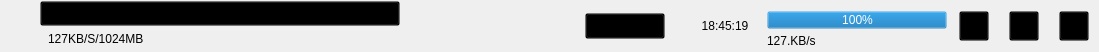
<?xml version="1.0" encoding="UTF-8"?>
<ui version="4.0">
 <class>FileItem</class>
 <widget class="QWidget" name="FileItem">
  <property name="geometry">
   <rect>
    <x>0</x>
    <y>0</y>
    <width>1099</width>
    <height>52</height>
   </rect>
  </property>
  <property name="windowTitle">
   <string>Form</string>
  </property>
  <property name="styleSheet">
   <string notr="true"/>
  </property>
  <layout class="QHBoxLayout" name="horizontalLayout_12">
   <property name="spacing">
    <number>0</number>
   </property>
   <property name="leftMargin">
    <number>0</number>
   </property>
   <property name="topMargin">
    <number>0</number>
   </property>
   <property name="rightMargin">
    <number>0</number>
   </property>
   <property name="bottomMargin">
    <number>0</number>
   </property>
   <item>
    <layout class="QHBoxLayout" name="horizontalLayout_11" stretch="3,0,2,2,2">
     <property name="spacing">
      <number>2</number>
     </property>
     <item>
      <widget class="QStackedWidget" name="stackedWidget_fileinfo">
       <property name="minimumSize">
        <size>
         <width>400</width>
         <height>50</height>
        </size>
       </property>
       <property name="maximumSize">
        <size>
         <width>400</width>
         <height>50</height>
        </size>
       </property>
       <property name="currentIndex">
        <number>0</number>
       </property>
       <widget class="QWidget" name="page">
        <layout class="QHBoxLayout" name="horizontalLayout_3">
         <property name="spacing">
          <number>0</number>
         </property>
         <property name="leftMargin">
          <number>0</number>
         </property>
         <property name="topMargin">
          <number>0</number>
         </property>
         <property name="rightMargin">
          <number>0</number>
         </property>
         <property name="bottomMargin">
          <number>0</number>
         </property>
         <item>
          <layout class="QHBoxLayout" name="horizontalLayout_2">
           <item>
            <widget class="QLabel" name="label_filePic">
             <property name="minimumSize">
              <size>
               <width>40</width>
               <height>40</height>
              </size>
             </property>
             <property name="maximumSize">
              <size>
               <width>40</width>
               <height>40</height>
              </size>
             </property>
             <property name="styleSheet">
              <string notr="true">QLabel
{
background-color: transparent;
border-image: url(:/images/function/download_key.png);
}</string>
             </property>
             <property name="text">
              <string/>
             </property>
            </widget>
           </item>
           <item>
            <layout class="QVBoxLayout" name="verticalLayout">
             <property name="spacing">
              <number>0</number>
             </property>
             <item>
              <widget class="QPushButton" name="pushButton_filename">
               <property name="minimumSize">
                <size>
                 <width>360</width>
                 <height>25</height>
                </size>
               </property>
               <property name="maximumSize">
                <size>
                 <width>360</width>
                 <height>25</height>
                </size>
               </property>
               <property name="styleSheet">
                <string notr="true">QPushButton
{
background-color: transparent;
padding-left: 10px;
text-align: left;
}</string>
               </property>
               <property name="text">
                <string>图解http.pdf图解http.pdf图解http.pdf图解http.pdf</string>
               </property>
              </widget>
             </item>
             <item>
              <widget class="QLabel" name="label_fileSize">
               <property name="minimumSize">
                <size>
                 <width>360</width>
                 <height>25</height>
                </size>
               </property>
               <property name="maximumSize">
                <size>
                 <width>360</width>
                 <height>25</height>
                </size>
               </property>
               <property name="styleSheet">
                <string notr="true">QLabel
{
background-color: transparent;
padding-left: 5px;
}</string>
               </property>
               <property name="text">
                <string>127KB/S/1024MB</string>
               </property>
              </widget>
             </item>
            </layout>
           </item>
          </layout>
         </item>
        </layout>
       </widget>
      </widget>
     </item>
     <item>
      <spacer name="horizontalSpacer_4">
       <property name="orientation">
        <enum>Qt::Horizontal</enum>
       </property>
       <property name="sizeType">
        <enum>QSizePolicy::Maximum</enum>
       </property>
       <property name="sizeHint" stdset="0">
        <size>
         <width>800</width>
         <height>20</height>
        </size>
       </property>
      </spacer>
     </item>
     <item>
      <widget class="QStackedWidget" name="stackedWidget_speedtime">
       <property name="minimumSize">
        <size>
         <width>180</width>
         <height>50</height>
        </size>
       </property>
       <property name="maximumSize">
        <size>
         <width>180</width>
         <height>50</height>
        </size>
       </property>
       <widget class="QWidget" name="page_7">
        <layout class="QVBoxLayout" name="verticalLayout_2">
         <property name="spacing">
          <number>0</number>
         </property>
         <property name="leftMargin">
          <number>0</number>
         </property>
         <property name="topMargin">
          <number>0</number>
         </property>
         <property name="rightMargin">
          <number>0</number>
         </property>
         <property name="bottomMargin">
          <number>0</number>
         </property>
         <item>
          <layout class="QHBoxLayout" name="horizontalLayout_4">
           <item>
            <widget class="QPushButton" name="pushButton_fast">
             <property name="minimumSize">
              <size>
               <width>80</width>
               <height>26</height>
              </size>
             </property>
             <property name="maximumSize">
              <size>
               <width>80</width>
               <height>26</height>
              </size>
             </property>
             <property name="styleSheet">
              <string notr="true">QPushButton
{
background-color: transparent;
}</string>
             </property>
             <property name="text">
              <string>极速下载</string>
             </property>
            </widget>
           </item>
           <item>
            <spacer name="horizontalSpacer_3">
             <property name="orientation">
              <enum>Qt::Horizontal</enum>
             </property>
             <property name="sizeHint" stdset="0">
              <size>
               <width>40</width>
               <height>20</height>
              </size>
             </property>
            </spacer>
           </item>
           <item>
            <widget class="QLabel" name="label_useTime">
             <property name="minimumSize">
              <size>
               <width>80</width>
               <height>26</height>
              </size>
             </property>
             <property name="maximumSize">
              <size>
               <width>80</width>
               <height>26</height>
              </size>
             </property>
             <property name="styleSheet">
              <string notr="true">QLabel
{
background-color: transparent;
}</string>
             </property>
             <property name="text">
              <string>18:45:19</string>
             </property>
             <property name="alignment">
              <set>Qt::AlignCenter</set>
             </property>
            </widget>
           </item>
          </layout>
         </item>
        </layout>
       </widget>
      </widget>
     </item>
     <item>
      <widget class="QStackedWidget" name="stackedWidget_progressbar">
       <property name="minimumSize">
        <size>
         <width>180</width>
         <height>50</height>
        </size>
       </property>
       <property name="maximumSize">
        <size>
         <width>180</width>
         <height>50</height>
        </size>
       </property>
       <property name="currentIndex">
        <number>0</number>
       </property>
       <widget class="QWidget" name="page_3">
        <layout class="QHBoxLayout" name="horizontalLayout_5">
         <property name="spacing">
          <number>0</number>
         </property>
         <property name="leftMargin">
          <number>0</number>
         </property>
         <property name="topMargin">
          <number>0</number>
         </property>
         <property name="rightMargin">
          <number>0</number>
         </property>
         <property name="bottomMargin">
          <number>0</number>
         </property>
         <item>
          <layout class="QVBoxLayout" name="verticalLayout_3">
           <property name="spacing">
            <number>0</number>
           </property>
           <item>
            <spacer name="verticalSpacer">
             <property name="orientation">
              <enum>Qt::Vertical</enum>
             </property>
             <property name="sizeType">
              <enum>QSizePolicy::Fixed</enum>
             </property>
             <property name="sizeHint" stdset="0">
              <size>
               <width>20</width>
               <height>10</height>
              </size>
             </property>
            </spacer>
           </item>
           <item>
            <widget class="QProgressBar" name="progressBar_jindu">
             <property name="minimumSize">
              <size>
               <width>180</width>
               <height>18</height>
              </size>
             </property>
             <property name="maximumSize">
              <size>
               <width>180</width>
               <height>18</height>
              </size>
             </property>
             <property name="styleSheet">
              <string notr="true">#progressBar_jindu
{
text-align:center;
background-color: transparent;
}</string>
             </property>
             <property name="value">
              <number>100</number>
             </property>
            </widget>
           </item>
           <item>
            <widget class="QLabel" name="label_fileSpeed">
             <property name="minimumSize">
              <size>
               <width>180</width>
               <height>24</height>
              </size>
             </property>
             <property name="maximumSize">
              <size>
               <width>180</width>
               <height>24</height>
              </size>
             </property>
             <property name="styleSheet">
              <string notr="true">QLabel
{
background-color: transparent;
}</string>
             </property>
             <property name="text">
              <string>127.KB/s</string>
             </property>
            </widget>
           </item>
          </layout>
         </item>
        </layout>
       </widget>
       <widget class="QWidget" name="page_4">
        <layout class="QHBoxLayout" name="horizontalLayout_6">
         <property name="spacing">
          <number>0</number>
         </property>
         <property name="leftMargin">
          <number>0</number>
         </property>
         <property name="topMargin">
          <number>0</number>
         </property>
         <property name="rightMargin">
          <number>0</number>
         </property>
         <property name="bottomMargin">
          <number>0</number>
         </property>
         <item>
          <spacer name="horizontalSpacer">
           <property name="orientation">
            <enum>Qt::Horizontal</enum>
           </property>
           <property name="sizeType">
            <enum>QSizePolicy::Fixed</enum>
           </property>
           <property name="sizeHint" stdset="0">
            <size>
             <width>20</width>
             <height>20</height>
            </size>
           </property>
          </spacer>
         </item>
         <item>
          <widget class="QPushButton" name="pushButton_fastupload">
           <property name="styleSheet">
            <string notr="true">QPushButton
{
background-color: transparent;
}</string>
           </property>
           <property name="text">
            <string>极速秒传</string>
           </property>
          </widget>
         </item>
         <item>
          <spacer name="horizontalSpacer_2">
           <property name="orientation">
            <enum>Qt::Horizontal</enum>
           </property>
           <property name="sizeType">
            <enum>QSizePolicy::Fixed</enum>
           </property>
           <property name="sizeHint" stdset="0">
            <size>
             <width>20</width>
             <height>20</height>
            </size>
           </property>
          </spacer>
         </item>
        </layout>
       </widget>
      </widget>
     </item>
     <item>
      <widget class="QStackedWidget" name="stackedWidget_control">
       <property name="minimumSize">
        <size>
         <width>150</width>
         <height>50</height>
        </size>
       </property>
       <property name="maximumSize">
        <size>
         <width>150</width>
         <height>50</height>
        </size>
       </property>
       <property name="currentIndex">
        <number>1</number>
       </property>
       <widget class="QWidget" name="page_5">
        <layout class="QHBoxLayout" name="horizontalLayout_10">
         <property name="spacing">
          <number>0</number>
         </property>
         <property name="leftMargin">
          <number>0</number>
         </property>
         <property name="topMargin">
          <number>0</number>
         </property>
         <property name="rightMargin">
          <number>0</number>
         </property>
         <property name="bottomMargin">
          <number>0</number>
         </property>
         <item>
          <layout class="QHBoxLayout" name="horizontalLayout_9">
           <property name="spacing">
            <number>20</number>
           </property>
           <item>
            <widget class="QPushButton" name="pushButton_filePause">
             <property name="minimumSize">
              <size>
               <width>30</width>
               <height>30</height>
              </size>
             </property>
             <property name="maximumSize">
              <size>
               <width>30</width>
               <height>30</height>
              </size>
             </property>
             <property name="styleSheet">
              <string notr="true">QPushButton
{
background-color: transparent;
}</string>
             </property>
             <property name="text">
              <string/>
             </property>
            </widget>
           </item>
           <item>
            <widget class="QPushButton" name="pushButton_fileCancel">
             <property name="minimumSize">
              <size>
               <width>30</width>
               <height>30</height>
              </size>
             </property>
             <property name="maximumSize">
              <size>
               <width>30</width>
               <height>30</height>
              </size>
             </property>
             <property name="styleSheet">
              <string notr="true">QPushButton
{
background-color: transparent;
}</string>
             </property>
             <property name="text">
              <string/>
             </property>
            </widget>
           </item>
           <item>
            <widget class="QPushButton" name="pushButton_fileOpen">
             <property name="minimumSize">
              <size>
               <width>30</width>
               <height>30</height>
              </size>
             </property>
             <property name="maximumSize">
              <size>
               <width>30</width>
               <height>30</height>
              </size>
             </property>
             <property name="styleSheet">
              <string notr="true">QPushButton
{
background-color: transparent;

}</string>
             </property>
             <property name="text">
              <string/>
             </property>
            </widget>
           </item>
          </layout>
         </item>
        </layout>
       </widget>
       <widget class="QWidget" name="page_6">
        <layout class="QHBoxLayout" name="horizontalLayout_8">
         <property name="spacing">
          <number>0</number>
         </property>
         <property name="leftMargin">
          <number>0</number>
         </property>
         <property name="topMargin">
          <number>0</number>
         </property>
         <property name="rightMargin">
          <number>0</number>
         </property>
         <property name="bottomMargin">
          <number>0</number>
         </property>
         <item>
          <layout class="QHBoxLayout" name="horizontalLayout_7">
           <property name="spacing">
            <number>20</number>
           </property>
           <item>
            <widget class="QPushButton" name="pushButton_openFile">
             <property name="minimumSize">
              <size>
               <width>30</width>
               <height>30</height>
              </size>
             </property>
             <property name="maximumSize">
              <size>
               <width>30</width>
               <height>30</height>
              </size>
             </property>
             <property name="styleSheet">
              <string notr="true">QPushButton
{
background-color: transparent;
}</string>
             </property>
             <property name="text">
              <string/>
             </property>
            </widget>
           </item>
           <item>
            <widget class="QPushButton" name="pushButton_directory">
             <property name="minimumSize">
              <size>
               <width>30</width>
               <height>30</height>
              </size>
             </property>
             <property name="maximumSize">
              <size>
               <width>30</width>
               <height>30</height>
              </size>
             </property>
             <property name="styleSheet">
              <string notr="true">QPushButton
{
background-color: transparent;
}</string>
             </property>
             <property name="text">
              <string/>
             </property>
            </widget>
           </item>
           <item>
            <widget class="QPushButton" name="pushButton_filedelete">
             <property name="minimumSize">
              <size>
               <width>30</width>
               <height>30</height>
              </size>
             </property>
             <property name="maximumSize">
              <size>
               <width>30</width>
               <height>30</height>
              </size>
             </property>
             <property name="styleSheet">
              <string notr="true">QPushButton
{
background-color: transparent;
}</string>
             </property>
             <property name="text">
              <string/>
             </property>
            </widget>
           </item>
          </layout>
         </item>
        </layout>
       </widget>
      </widget>
     </item>
    </layout>
   </item>
  </layout>
 </widget>
 <resources/>
 <connections/>
</ui>
